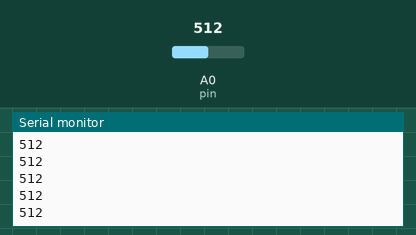
A sketch run on a simulated Arduino Uno, built with avr-gcc and run on an emulated ATmega328P. Parts: the last lines printed to the serial monitor. The test bench sets the inputs (shaded band); at power-on: A0 (pin) = 512.

Above: at 1.2 s.
1.3 s: A0 (pin) set to 716
At 1.31 s:
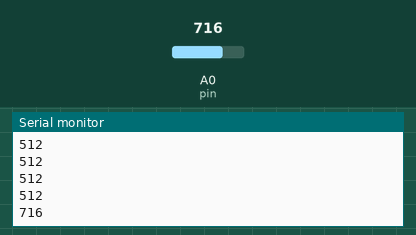
2.8 s: A0 (pin) set to 900
At 2.81 s:
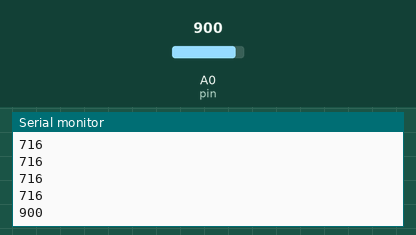
Timing chart, 0 to 5.8 s (numbered marks = the images above; inputs shaded):
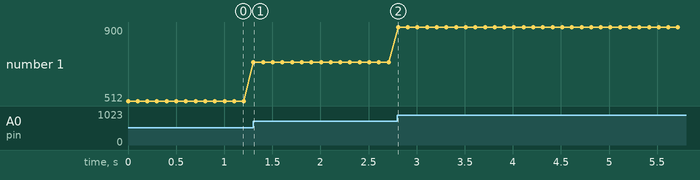

The sketch:

Old_Check.ino
```cpp
//Ella McLaren and Justine Brown
//*Program to display the photoreflector input values
//Official Mixer Check Code
//********************************************************************
int pin = 0; //Analog pin for the photoreflector to work. No need to convert pins
int val; //This will be the values that the photoreflector is reading

void setup() {
Serial.begin(9600); //Sets up the serial monitor

pinMode(pin, INPUT); //Sets up the photoreflectors pin. Gains an input
}


void loop() {
val = analogRead(pin); //The value becomes what is read by the analog pin
Serial.println(val); //Prints the values that the photoreflector are sensing
delay(100) ; // Wait 100ms so that is doesn't spam the monitor
}
```

Measured:
- after the input at 1.3 s, the serial monitor: prints a new line at once (image 1)
- after the input at 2.8 s, the serial monitor: prints a new line at once (image 2)
- plotted number 1: 512 → 716 after the input at 1.3 s, 716 → 900 after the input at 2.8 s
